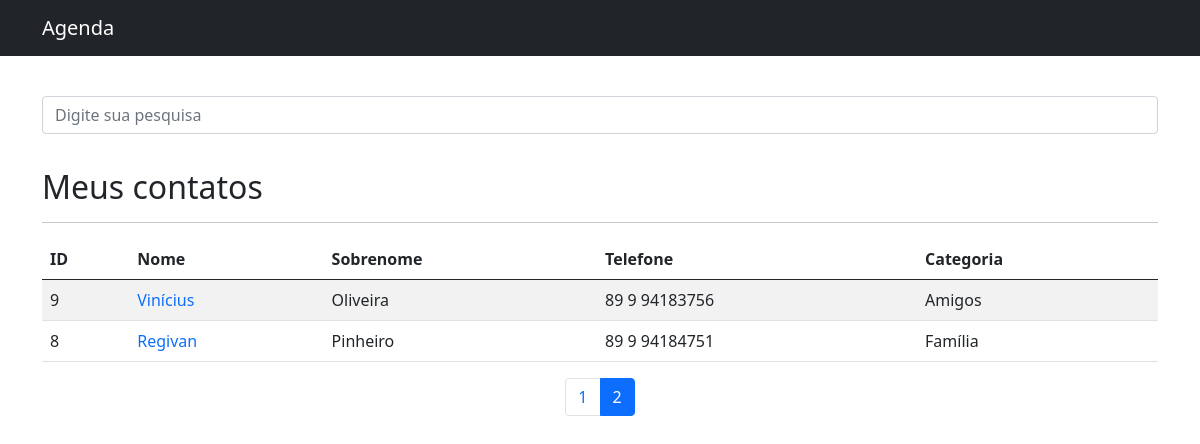
Page /?page=2 (signed in) on the committed database.
### Contatos/models.py (models this page shows, shortened)
class Contato(models.Model):
    categoria_contato = models.ForeignKey(Categoria, on_delete=models.DO_NOTHING, verbose_name='Categoria')
    nome_contato = models.CharField(max_length=100, verbose_name='Nome')
    sobrenome_contato = models.CharField(max_length=100, verbose_name='Sobrenome')
    telefone_contato = models.CharField(max_length=225, verbose_name='Telefone')
    email_contato = models.CharField(max_length=255, blank=True, verbose_name='E-mail')
    data_criacao_contato = models.DateTimeField(auto_now_add=True, verbose_name='Data de criação')
    descricao_contato = models.TextField(blank=True, verbose_name='Descrição')
    mostrar_contato = models.BooleanField(default=False)
    image_contact = models.ImageField(blank=True, upload_to='imagens/%Y/%m/%d', verbose_name='Imagem')

class Categoria(models.Model):
    nome_categoria = models.CharField(max_length=225, verbose_name='Nome da categoria')
    def __str__(self):
        return self.nome_categoria

### Contatos/views.py (the view)
# urls.py: path('', views.home, name='home'),
@login_required(redirect_field_name='login')
def home(request):
    contatos = Contato.objects.order_by('-id').filter(mostrar_contato=True)
    paginator = Paginator(contatos, 5)
    page = request.GET.get('page')
    contatos = paginator.get_page(page)
    return render(request, 'contatos/home.html', {'contatos': contatos})

### Contatos/templates/contatos/home.html (shortened to what this page needs)
{% extends 'base.html' %}
{% block 'content' %}
    {% include 'partials/_header.html' %}
    <div class="container" style="margin-top: 40px;">
        <form method="get" action="{% url 'search_contact' %}" style="margin-bottom: 10px;">
            <div class="form-group row">
                <div class="col-12">
                    <input type="search" class="form-control" name="term"
                    value="{{ request.GET.term }}" placeholder="Digite sua pesquisa">
                    <br>
                </div>
            </div>
        </form>
        <h2>Meus contatos</h2>
        <hr>
        <div class="table-responsive">
            <table class="table table-striped">
                <thead>
                    <tr>
                        <th scope="col">ID</th>
                        <th scope="col">Nome</th>
                        <th scope="col">Sobrenome</th>
                        <th scope="col">Telefone</th>
                        <th scope="col">Categoria</th>
                    </tr>
                </thead>
                <tbody>
                    {% for contato in contatos %}
                        <tr>
                            <td>{{ contato.id }}</td>
                            <td><a href="{% url 'detalhes_contato' contato.id %}" style="text-decoration: none">{{ contato.nome_contato }}</a></td>
                            <td>{{ contato.sobrenome_contato }}</td>
                            <td>{{ contato.telefone_contato }}</td>
                            <td>{{ contato.categoria_contato }}</td>
                        </tr>
                    {% endfor %}
                </tbody>
            </table>
        </div>
        <nav aria-label="Page navigation example">
            <ul class="pagination justify-content-center">
                {% for page in contatos.paginator.page_range %}
                    <li class="page-item {% if contatos.number == page %} active {% endif %}">
                        <a class="page-link"
                            href="?page={{ page }}{% if request.GET.term is not None %}&term={{ request.GET.term }}{% endif %}">
                            {{ page }}
                        </a>
                    </li>
                {% endfor %}
            </ul>
        </nav>
    </div>
{% endblock %}

### rows in the picture
Contato: id "9", nome_contato "Vinícius", sobrenome_contato "Oliveira", telefone_contato "89 9 94183756", categoria_contato "Amigos"
Contato: id "8", nome_contato "Regivan", sobrenome_contato "Pinheiro", telefone_contato "89 9 94184751", categoria_contato "Família"

### other values in the picture
{{ page }} "1" "2"
